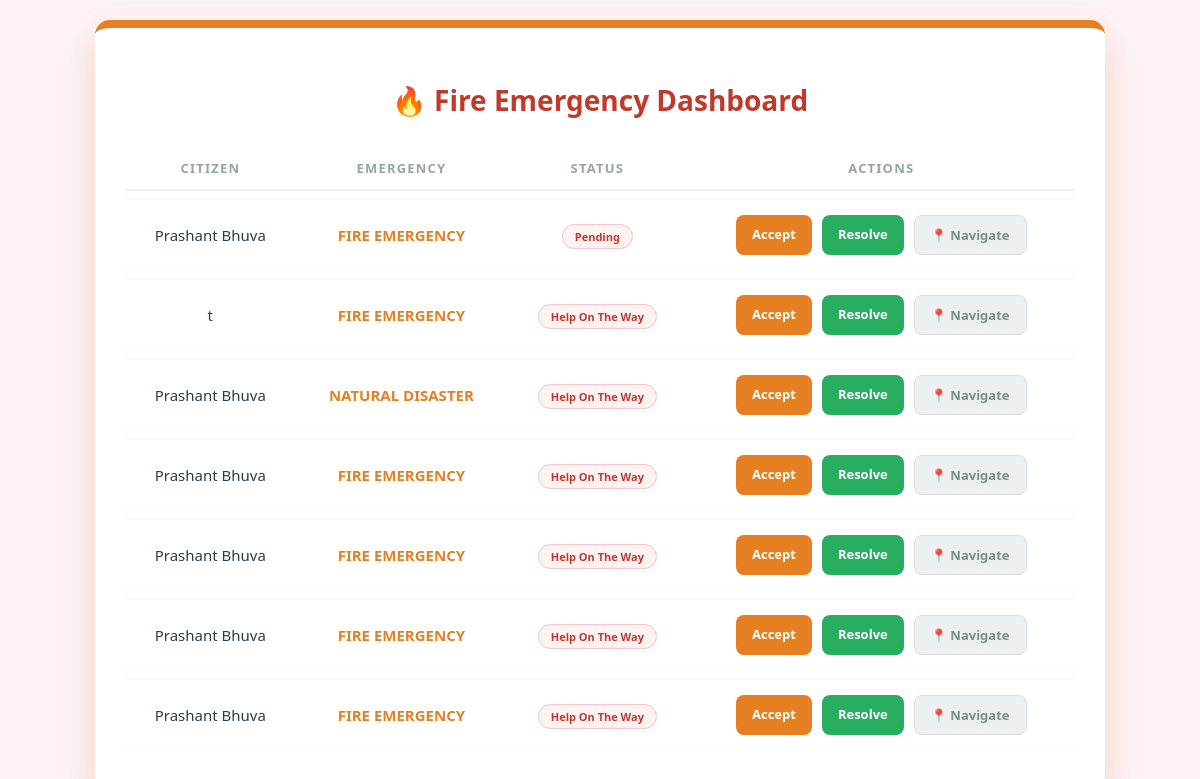
/fire-dashboard/, run on the app's committed database.
### users/models.py (models this page shows, shortened)
class Emergency(models.Model):
    citizen = models.ForeignKey(Citizen, on_delete=models.CASCADE)
    EMERGENCY_TYPES = [
        ('medical', 'Medical Emergency'),
        ('accident', 'Road Accident'),
        ('fire', 'Fire Emergency'),
        ('crime', 'Crime Emergency'),
        ('disaster', 'Natural Disaster'),
    ]
    emergency_type = models.CharField(max_length=50, choices=EMERGENCY_TYPES)
    STATUS_TYPES = [
    ('Pending','Pending'),
    ('Approved','Approved'),
    ('Help On The Way','Help On The Way'),
    ('Resolved','Resolved'),
]
    status = models.CharField(max_length=50, choices=STATUS_TYPES, default="Pending")
    latitude = models.FloatField()
    longitude = models.FloatField()
    status = models.CharField(max_length=50, default="Pending")  # Pending, Approved, Completed
    priority = models.CharField(max_length=50)
    approved = models.BooleanField(default=False)  # Admin approval
    created_at = models.DateTimeField(auto_now_add=True)

class Citizen(models.Model):
    name = models.CharField(max_length=100)
    email = models.EmailField()
    phone = models.CharField(max_length=15)
    address = models.TextField()
    trusted_contact1_email = models.EmailField(blank=True)
    trusted_contact1_phone = models.CharField(max_length=15, blank=True)
    trusted_contact2_email = models.EmailField(blank=True)
    trusted_contact2_phone = models.CharField(max_length=15, blank=True)
    blood_group = models.CharField(max_length=10, blank=True)
    medical_issue = models.TextField(blank=True)
    is_admin = models.BooleanField(default=False)

### users/views.py (the view)
# urls.py: path("fire-dashboard/", views.fire_dashboard, name="fire_dashboard"),
def fire_dashboard(request):
    emergencies = Emergency.objects.filter(
        emergency_type__in=['fire', 'disaster'],
    ).exclude(status='Resolved').order_by('-created_at')
    return render(request, "fire_dashboard.html", {"emergencies": emergencies})

### templates/fire_dashboard.html (shortened to what this page needs)
<!doctype html>
<html lang="en">
  <head>
  </head>
  <body>
    <div class="dashboard-container">
      <h2>🔥 Fire Emergency Dashboard</h2>
      <table id="emergencyTable">
        <thead>
          <tr>
            <th>Citizen</th>
            <th>Emergency</th>
            <th>Status</th>
            <th>Actions</th>
          </tr>
        </thead>
        <tbody>
          {% for e in emergencies %}
          <tr>
            <td>{{ e.citizen.name }}</td>
            <td class="fire-alert">{{ e.get_emergency_type_display }}</td>
            <td><span class="status-badge">{{ e.status }}</span></td>
            <td>
              <div class="btn-group">
                <a
                  href="{% url 'accept_emergency' e.id 'fire' %}"
                  class="btn btn-accept"
                  >Accept</a
                >
                <a
                  href="{% url 'resolve_emergency' e.id %}"
                  class="btn btn-resolve"
                  >Resolve</a
                >
                <a
                  target="_blank"
                  href="https://www.google.com/maps?q={{ e.latitude }},{{ e.longitude }}"
                  class="btn btn-nav"
                  >📍 Navigate</a
                >
              </div>
            </td>
          </tr>
          {% empty %}
          <tr>
            <td colspan="4" style="text-align: center; color: #95a5a6">
              No active fire alerts.
            </td>
          </tr>
          {% endfor %}
        </tbody>
      </table>
    </div>
  </body>
</html>

### templates/fire_dashboard.html (style rules this page uses)
body { background-color: #fdf2f2; font-family: "Segoe UI", Roboto, Helvetica, Arial, sans-serif; display: flex; justify-content: center; align-items: flex-start; min-height: 100vh; margin: 0; padding: 20px; }
.dashboard-container { background: #ffffff; padding: 30px; border-radius: 15px; box-shadow: 0 15px 35px rgba(194, 54, 22, 0.15); width: 100%; max-width: 950px; text-align: center; border-top: 8px solid #e67e22; }
h2 { font-size: 28px; color: #c0392b; margin-bottom: 20px; display: flex; align-items: center; justify-content: center; gap: 12px; }
table { width: 100%; border-collapse: separate; border-spacing: 0 8px; margin-top: 15px; }
th { color: #95a5a6; font-size: 13px; text-transform: uppercase; letter-spacing: 1.2px; padding: 12px; border-bottom: 2px solid #f1f1f1; }
td { background: #fff; padding: 15px; border-top: 1px solid #f9f9f9; border-bottom: 1px solid #f9f9f9; color: #2c3e50; font-size: 15px; }
.fire-alert { font-weight: bold; color: #e67e22; text-transform: uppercase; }
.btn-group { display: flex; gap: 10px; justify-content: center; }
.btn { padding: 10px 16px; border-radius: 8px; text-decoration: none; font-weight: bold; font-size: 13px; transition: all 0.2s; cursor: pointer; border: none; display: inline-block; }
.btn-accept { background: #e67e22; color: white; }
.btn-resolve { background: #27ae60; color: white; }
.btn-nav { background: #ecf0f1; color: #7f8c8d; border: 1px solid #dcdde1; }
.status-badge { padding: 4px 12px; border-radius: 50px; font-size: 11px; font-weight: bold; background: #fdf2f2; color: #c0392b; border: 1px solid #f5c6cb; }

### data on the page
Emergency: citizen.name "Prashant Bhuva", emergency_type "FIRE EMERGENCY", status "Pending"
Emergency: citizen.name "t", emergency_type "FIRE EMERGENCY", status "Help On The Way"
Emergency: citizen.name "Prashant Bhuva", emergency_type "NATURAL DISASTER", status "Help On The Way"
Emergency: citizen.name "Prashant Bhuva", emergency_type "FIRE EMERGENCY", status "Help On The Way"
Emergency: citizen.name "Prashant Bhuva", emergency_type "FIRE EMERGENCY", status "Help On The Way"
Emergency: citizen.name "Prashant Bhuva", emergency_type "FIRE EMERGENCY", status "Help On The Way"
Emergency: citizen.name "Prashant Bhuva", emergency_type "FIRE EMERGENCY", status "Help On The Way"
